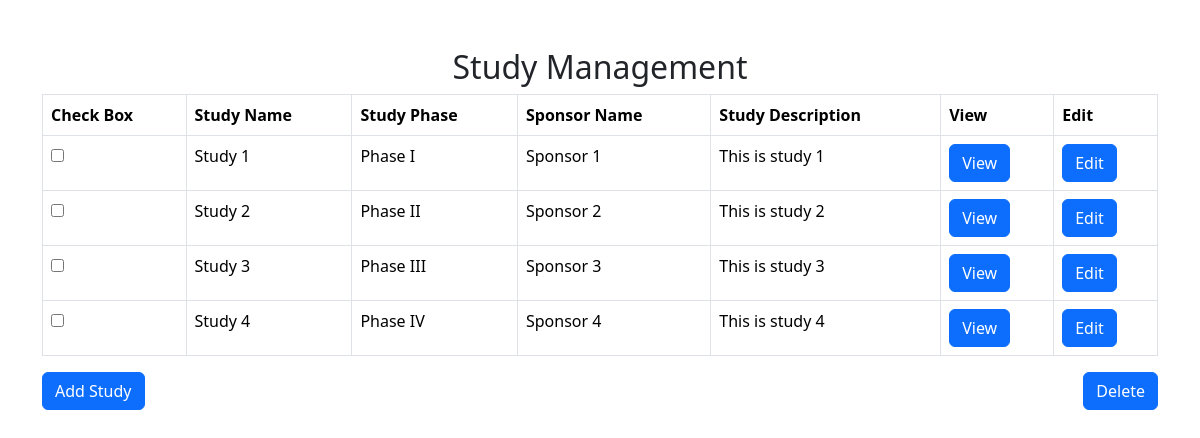
The page / on the database its author committed.
### home/models.py (models this page shows, shortened)
class study(models.Model):
    name = models.CharField(max_length=122)
    phase = models.CharField(max_length=122)
    sponsorName = models.CharField(max_length=122)
    description = models.TextField()

### home/views.py (the view)
# urls.py: path("", views.index, name='home'),
def index(request):
    if request.method == 'GET' or request.method == 'POST':
        studies = study.objects.all().values()
        studies_list = list(studies)
        context = {
        'title': 'Study Table',
        'study_data': studies_list
        }
    return render(request, 'index.html', context)

### templates/index.html (shortened to what this page needs)
<!DOCTYPE html>
<html lang="en">
<head>
    <link href="https://cdn.jsdelivr.net/npm/bootstrap@5.3.3/dist/css/bootstrap.min.css" rel="stylesheet">
</head>
<body>
    <div class="container my-5">
        <h2 class="text-center">Study Management</h2>
        <form method="post" action="/deleteStudy/">
            <table class='table table-bordered'>
                <thead>
                    <tr>
                        <th>Check Box</th>
                        <th>Study Name</th>
                        <th>Study Phase</th>
                        <th>Sponsor Name</th>
                        <th>Study Description</th>
                        <th>View</th>
                        <th>Edit</th>
                    </tr>
                </thead>
                <tbody>
                    {% for study in study_data %}
                    <tr>
                        <td><input type="checkbox" name="studies_to_delete" value="{{ study.id }}"/></td>
                        <td>{{ study.name }}</td>
                        <td>{{ study.phase }}</td>
                        <td>{{ study.sponsorName }}</td>
                        <td>{{ study.description }}</td>
                        <td><a href="{% url 'viewStudy' study.id %}"><button class="btn btn-primary" type="button">View</button></a></td>
                        <td><a href="{% url 'updateStudy' study.id %}"><button class="btn btn-primary" type="button">Edit</button></a></td>
                    </tr>
                    {% endfor %}
                </tbody>
            </table>
            <div class="d-flex justify-content-between">
                <a href='/addStudy'><button type="button" class="btn btn-primary">Add Study</button></a>
                <button type="submit" class="btn btn-primary">Delete</button>
            </div>
        </form>
    </div>
</body>
</html>

### rows shown on the page
study: name "Study 1", phase "Phase I", sponsorName "Sponsor 1", description "This is study 1"
study: name "Study 2", phase "Phase II", sponsorName "Sponsor 2", description "This is study 2"
study: name "Study 3", phase "Phase III", sponsorName "Sponsor 3", description "This is study 3"
study: name "Study 4", phase "Phase IV", sponsorName "Sponsor 4", description "This is study 4"
